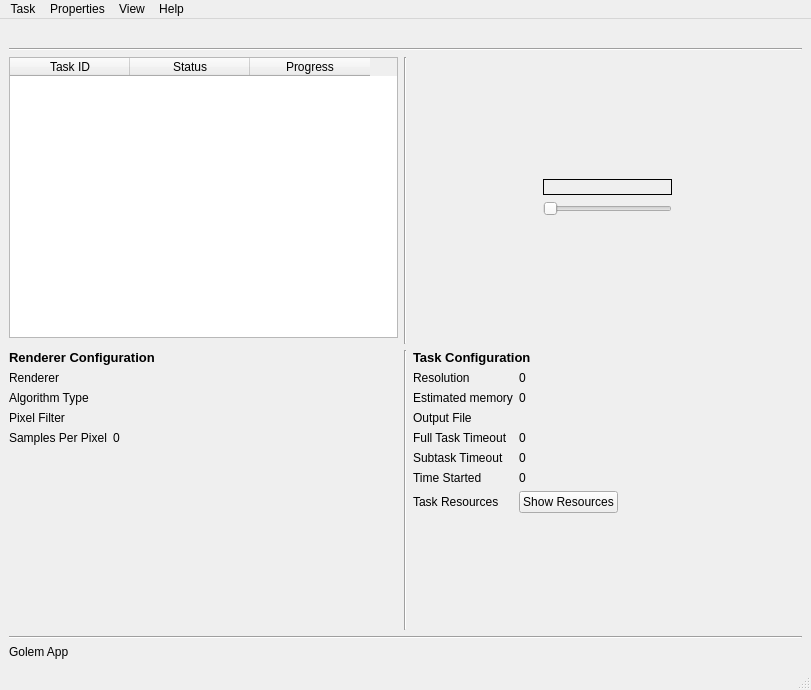
<?xml version="1.0" encoding="UTF-8"?>
<ui version="4.0">
 <class>AdministrationMainWindow</class>
 <widget class="QMainWindow" name="AdministrationMainWindow">
  <property name="geometry">
   <rect>
    <x>0</x>
    <y>0</y>
    <width>811</width>
    <height>690</height>
   </rect>
  </property>
  <property name="maximumSize">
   <size>
    <width>900</width>
    <height>690</height>
   </size>
  </property>
  <property name="windowTitle">
   <string>Golem App</string>
  </property>
  <widget class="QWidget" name="centralwidget">
   <layout class="QVBoxLayout" name="verticalLayout_2">
    <item>
     <widget class="QLabel" name="nodeNameLabel">
      <property name="text">
       <string/>
      </property>
     </widget>
    </item>
    <item>
     <widget class="Line" name="line_4">
      <property name="orientation">
       <enum>Qt::Horizontal</enum>
      </property>
     </widget>
    </item>
    <item>
     <layout class="QGridLayout" name="mainGridLayout">
      <property name="sizeConstraint">
       <enum>QLayout::SetDefaultConstraint</enum>
      </property>
      <item row="0" column="0">
       <widget class="QTableWidget" name="taskTableWidget">
        <property name="sizePolicy">
         <sizepolicy hsizetype="Expanding" vsizetype="Expanding">
          <horstretch>0</horstretch>
          <verstretch>0</verstretch>
         </sizepolicy>
        </property>
        <property name="contextMenuPolicy">
         <enum>Qt::CustomContextMenu</enum>
        </property>
        <property name="layoutDirection">
         <enum>Qt::LeftToRight</enum>
        </property>
        <property name="autoFillBackground">
         <bool>true</bool>
        </property>
        <property name="frameShape">
         <enum>QFrame::StyledPanel</enum>
        </property>
        <property name="editTriggers">
         <set>QAbstractItemView::NoEditTriggers</set>
        </property>
        <property name="alternatingRowColors">
         <bool>false</bool>
        </property>
        <property name="selectionMode">
         <enum>QAbstractItemView::SingleSelection</enum>
        </property>
        <property name="selectionBehavior">
         <enum>QAbstractItemView::SelectRows</enum>
        </property>
        <property name="textElideMode">
         <enum>Qt::ElideRight</enum>
        </property>
        <property name="verticalScrollMode">
         <enum>QAbstractItemView::ScrollPerPixel</enum>
        </property>
        <property name="horizontalScrollMode">
         <enum>QAbstractItemView::ScrollPerPixel</enum>
        </property>
        <property name="gridStyle">
         <enum>Qt::DashLine</enum>
        </property>
        <property name="sortingEnabled">
         <bool>false</bool>
        </property>
        <property name="cornerButtonEnabled">
         <bool>true</bool>
        </property>
        <attribute name="horizontalHeaderVisible">
         <bool>true</bool>
        </attribute>
        <attribute name="horizontalHeaderCascadingSectionResizes">
         <bool>false</bool>
        </attribute>
        <attribute name="horizontalHeaderDefaultSectionSize">
         <number>120</number>
        </attribute>
        <attribute name="horizontalHeaderHighlightSections">
         <bool>false</bool>
        </attribute>
        <attribute name="verticalHeaderVisible">
         <bool>true</bool>
        </attribute>
        <attribute name="verticalHeaderDefaultSectionSize">
         <number>20</number>
        </attribute>
        <attribute name="verticalHeaderHighlightSections">
         <bool>false</bool>
        </attribute>
        <column>
         <property name="text">
          <string>Task ID</string>
         </property>
        </column>
        <column>
         <property name="text">
          <string>Status</string>
         </property>
        </column>
        <column>
         <property name="text">
          <string>Progress</string>
         </property>
        </column>
       </widget>
      </item>
      <item row="2" column="1">
       <widget class="Line" name="line_3">
        <property name="orientation">
         <enum>Qt::Vertical</enum>
        </property>
       </widget>
      </item>
      <item row="0" column="1" rowspan="2">
       <widget class="Line" name="line_2">
        <property name="sizePolicy">
         <sizepolicy hsizetype="Fixed" vsizetype="Minimum">
          <horstretch>0</horstretch>
          <verstretch>0</verstretch>
         </sizepolicy>
        </property>
        <property name="orientation">
         <enum>Qt::Vertical</enum>
        </property>
       </widget>
      </item>
      <item row="2" column="2">
       <layout class="QVBoxLayout" name="taskConfLayout">
        <item>
         <widget class="QLabel" name="label_6">
          <property name="text">
           <string>&lt;html&gt;&lt;head/&gt;&lt;body&gt;&lt;p&gt;&lt;span style=&quot; font-size:10pt; font-weight:600;&quot;&gt;Task Configuration&lt;/span&gt;&lt;/p&gt;&lt;/body&gt;&lt;/html&gt;</string>
          </property>
          <property name="textFormat">
           <enum>Qt::AutoText</enum>
          </property>
         </widget>
        </item>
        <item>
         <layout class="QFormLayout" name="taskConfGridLayout">
          <property name="fieldGrowthPolicy">
           <enum>QFormLayout::AllNonFixedFieldsGrow</enum>
          </property>
          <item row="0" column="0">
           <widget class="QLabel" name="label_7">
            <property name="text">
             <string>Resolution</string>
            </property>
           </widget>
          </item>
          <item row="0" column="1">
           <widget class="QLabel" name="resolution">
            <property name="text">
             <string>0</string>
            </property>
           </widget>
          </item>
          <item row="1" column="0">
           <widget class="QLabel" name="label_4">
            <property name="text">
             <string>Estimated memory</string>
            </property>
           </widget>
          </item>
          <item row="1" column="1">
           <widget class="QLabel" name="estimatedMemoryLabel">
            <property name="text">
             <string>0</string>
            </property>
           </widget>
          </item>
          <item row="2" column="0">
           <widget class="QLabel" name="label_12">
            <property name="text">
             <string>Output File</string>
            </property>
           </widget>
          </item>
          <item row="3" column="0">
           <widget class="QLabel" name="label_32">
            <property name="text">
             <string>Full Task Timeout</string>
            </property>
           </widget>
          </item>
          <item row="3" column="1">
           <widget class="QLabel" name="fullTaskTimeout">
            <property name="text">
             <string>0</string>
            </property>
           </widget>
          </item>
          <item row="4" column="0">
           <widget class="QLabel" name="label_5">
            <property name="text">
             <string>Subtask Timeout</string>
            </property>
           </widget>
          </item>
          <item row="4" column="1">
           <widget class="QLabel" name="subtaskTimeout">
            <property name="text">
             <string>0</string>
            </property>
           </widget>
          </item>
          <item row="5" column="0">
           <widget class="QLabel" name="label_16">
            <property name="text">
             <string>Time Started</string>
            </property>
           </widget>
          </item>
          <item row="5" column="1">
           <widget class="QLabel" name="timeStarted">
            <property name="text">
             <string>0</string>
            </property>
           </widget>
          </item>
          <item row="6" column="1">
           <layout class="QHBoxLayout" name="horizontalLayout_3">
            <item>
             <widget class="QPushButton" name="showResourceButton">
              <property name="text">
               <string>Show Resources</string>
              </property>
             </widget>
            </item>
            <item>
             <spacer name="horizontalSpacer">
              <property name="orientation">
               <enum>Qt::Horizontal</enum>
              </property>
              <property name="sizeHint" stdset="0">
               <size>
                <width>40</width>
                <height>20</height>
               </size>
              </property>
             </spacer>
            </item>
           </layout>
          </item>
          <item row="6" column="0">
           <widget class="QLabel" name="label_14">
            <property name="text">
             <string>Task Resources</string>
            </property>
           </widget>
          </item>
          <item row="7" column="1">
           <widget class="QLabel" name="taskResource">
            <property name="text">
             <string/>
            </property>
           </widget>
          </item>
          <item row="11" column="1">
           <spacer name="verticalSpacer">
            <property name="orientation">
             <enum>Qt::Vertical</enum>
            </property>
            <property name="sizeHint" stdset="0">
             <size>
              <width>20</width>
              <height>40</height>
             </size>
            </property>
           </spacer>
          </item>
          <item row="2" column="1">
           <widget class="ClickableQLabel" name="outputFile">
            <property name="text">
             <string/>
            </property>
           </widget>
          </item>
         </layout>
        </item>
       </layout>
      </item>
      <item row="2" column="0">
       <layout class="QVBoxLayout" name="nodeConfLayout">
        <item>
         <widget class="QLabel" name="label">
          <property name="text">
           <string>&lt;html&gt;&lt;head/&gt;&lt;body&gt;&lt;p&gt;&lt;span style=&quot; font-size:10pt; font-weight:600;&quot;&gt;Renderer Configuration&lt;/span&gt;&lt;/p&gt;&lt;/body&gt;&lt;/html&gt;</string>
          </property>
          <property name="textFormat">
           <enum>Qt::AutoText</enum>
          </property>
         </widget>
        </item>
        <item>
         <layout class="QFormLayout" name="nodeConfGridLayout">
          <property name="fieldGrowthPolicy">
           <enum>QFormLayout::AllNonFixedFieldsGrow</enum>
          </property>
          <item row="1" column="1">
           <widget class="QLabel" name="renderer">
            <property name="text">
             <string/>
            </property>
           </widget>
          </item>
          <item row="1" column="0">
           <widget class="QLabel" name="label_8">
            <property name="text">
             <string>Renderer</string>
            </property>
           </widget>
          </item>
          <item row="2" column="0">
           <widget class="QLabel" name="algorithmTypeLabel">
            <property name="text">
             <string>Algorithm Type</string>
            </property>
           </widget>
          </item>
          <item row="2" column="1">
           <widget class="QLabel" name="algorithmType">
            <property name="text">
             <string/>
            </property>
           </widget>
          </item>
          <item row="3" column="0">
           <widget class="QLabel" name="pixelFilterLabel">
            <property name="text">
             <string>Pixel Filter</string>
            </property>
           </widget>
          </item>
          <item row="3" column="1">
           <widget class="QLabel" name="pixelFilter">
            <property name="text">
             <string/>
            </property>
           </widget>
          </item>
          <item row="4" column="0">
           <widget class="QLabel" name="samplesPerPixelLabel">
            <property name="text">
             <string>Samples Per Pixel</string>
            </property>
           </widget>
          </item>
          <item row="4" column="1">
           <widget class="QLabel" name="samplesPerPixel">
            <property name="text">
             <string>0</string>
            </property>
           </widget>
          </item>
         </layout>
        </item>
        <item>
         <spacer name="verticalSpacer_4">
          <property name="orientation">
           <enum>Qt::Vertical</enum>
          </property>
          <property name="sizeHint" stdset="0">
           <size>
            <width>20</width>
            <height>40</height>
           </size>
          </property>
         </spacer>
        </item>
       </layout>
      </item>
      <item row="0" column="2">
       <layout class="QHBoxLayout" name="horizontalLayout_2">
        <item>
         <spacer name="horizontalSpacer_2">
          <property name="orientation">
           <enum>Qt::Horizontal</enum>
          </property>
          <property name="sizeHint" stdset="0">
           <size>
            <width>40</width>
            <height>20</height>
           </size>
          </property>
         </spacer>
        </item>
        <item>
         <layout class="QVBoxLayout" name="verticalLayout_3">
          <property name="leftMargin">
           <number>0</number>
          </property>
          <item>
           <spacer name="verticalSpacer_3">
            <property name="orientation">
             <enum>Qt::Vertical</enum>
            </property>
            <property name="sizeHint" stdset="0">
             <size>
              <width>20</width>
              <height>40</height>
             </size>
            </property>
           </spacer>
          </item>
          <item>
           <widget class="ClickableQLabel" name="previewLabel">
            <property name="sizePolicy">
             <sizepolicy hsizetype="Fixed" vsizetype="Fixed">
              <horstretch>0</horstretch>
              <verstretch>0</verstretch>
             </sizepolicy>
            </property>
            <property name="maximumSize">
             <size>
              <width>300</width>
              <height>200</height>
             </size>
            </property>
            <property name="layoutDirection">
             <enum>Qt::LeftToRight</enum>
            </property>
            <property name="autoFillBackground">
             <bool>true</bool>
            </property>
            <property name="frameShape">
             <enum>QFrame::Box</enum>
            </property>
            <property name="text">
             <string/>
            </property>
            <property name="scaledContents">
             <bool>true</bool>
            </property>
            <property name="alignment">
             <set>Qt::AlignCenter</set>
            </property>
            <property name="textInteractionFlags">
             <set>Qt::NoTextInteraction</set>
            </property>
           </widget>
          </item>
          <item>
           <widget class="QSlider" name="frameSlider">
            <property name="orientation">
             <enum>Qt::Horizontal</enum>
            </property>
           </widget>
          </item>
          <item>
           <spacer name="verticalSpacer_2">
            <property name="orientation">
             <enum>Qt::Vertical</enum>
            </property>
            <property name="sizeHint" stdset="0">
             <size>
              <width>20</width>
              <height>40</height>
             </size>
            </property>
           </spacer>
          </item>
         </layout>
        </item>
        <item>
         <spacer name="horizontalSpacer_3">
          <property name="orientation">
           <enum>Qt::Horizontal</enum>
          </property>
          <property name="sizeHint" stdset="0">
           <size>
            <width>40</width>
            <height>20</height>
           </size>
          </property>
         </spacer>
        </item>
       </layout>
      </item>
     </layout>
    </item>
    <item>
     <widget class="Line" name="line">
      <property name="orientation">
       <enum>Qt::Horizontal</enum>
      </property>
     </widget>
    </item>
    <item>
     <layout class="QHBoxLayout" name="horizontalLayout">
      <item>
       <widget class="QLabel" name="appVer">
        <property name="baseSize">
         <size>
          <width>8</width>
          <height>0</height>
         </size>
        </property>
        <property name="text">
         <string>Golem App</string>
        </property>
        <property name="textFormat">
         <enum>Qt::AutoText</enum>
        </property>
        <property name="wordWrap">
         <bool>false</bool>
        </property>
       </widget>
      </item>
      <item>
       <widget class="QLabel" name="appName">
        <property name="text">
         <string/>
        </property>
       </widget>
      </item>
      <item>
       <widget class="QLabel" name="errorLabel">
        <property name="text">
         <string/>
        </property>
        <property name="alignment">
         <set>Qt::AlignRight|Qt::AlignTrailing|Qt::AlignVCenter</set>
        </property>
       </widget>
      </item>
     </layout>
    </item>
   </layout>
  </widget>
  <widget class="QMenuBar" name="menubar">
   <property name="geometry">
    <rect>
     <x>0</x>
     <y>0</y>
     <width>811</width>
     <height>21</height>
    </rect>
   </property>
   <property name="defaultUp">
    <bool>false</bool>
   </property>
   <widget class="QMenu" name="menuTask">
    <property name="title">
     <string>Task</string>
    </property>
    <addaction name="actionNew"/>
    <addaction name="actionLoadTask"/>
    <addaction name="separator"/>
    <addaction name="actionSendTestTasks"/>
    <addaction name="actionUpdateOtherGolems"/>
    <addaction name="actionSendInfoTask"/>
   </widget>
   <widget class="QMenu" name="menuProperties">
    <property name="title">
     <string>Properties</string>
    </property>
    <addaction name="actionEdit"/>
    <addaction name="actionEnvironments"/>
    <addaction name="action_identity"/>
   </widget>
   <widget class="QMenu" name="menuView">
    <property name="title">
     <string>View</string>
    </property>
    <addaction name="actionStatus"/>
    <addaction name="actionStartNodesManager"/>
    <addaction name="actionPayments"/>
   </widget>
   <widget class="QMenu" name="menuAbout">
    <property name="title">
     <string>Help</string>
    </property>
    <addaction name="actionAbout"/>
   </widget>
   <addaction name="menuTask"/>
   <addaction name="menuProperties"/>
   <addaction name="menuView"/>
   <addaction name="menuAbout"/>
  </widget>
  <widget class="QStatusBar" name="statusbar"/>
  <action name="actionNew">
   <property name="text">
    <string>New</string>
   </property>
  </action>
  <action name="actionExit">
   <property name="text">
    <string>Exit</string>
   </property>
  </action>
  <action name="actionLoadTask">
   <property name="text">
    <string>Load Task</string>
   </property>
   <property name="toolTip">
    <string>Load task</string>
   </property>
  </action>
  <action name="actionEdit">
   <property name="text">
    <string>Edit</string>
   </property>
  </action>
  <action name="actionStatus">
   <property name="text">
    <string>Status</string>
   </property>
  </action>
  <action name="actionEnvironments">
   <property name="text">
    <string>Environments</string>
   </property>
  </action>
  <action name="actionSendTestTasks">
   <property name="enabled">
    <bool>true</bool>
   </property>
   <property name="text">
    <string>Send Test Tasks</string>
   </property>
  </action>
  <action name="actionAbout">
   <property name="text">
    <string>About</string>
   </property>
  </action>
  <action name="actionUpdateOtherGolems">
   <property name="text">
    <string>Update Other Golems</string>
   </property>
  </action>
  <action name="actionSendInfoTask">
   <property name="text">
    <string>Send Info Task</string>
   </property>
  </action>
  <action name="actionStartNodesManager">
   <property name="text">
    <string>Start Nodes Manager</string>
   </property>
  </action>
  <action name="action_identity">
   <property name="text">
    <string>Identity</string>
   </property>
  </action>
  <action name="actionPayments">
   <property name="text">
    <string>Payments</string>
   </property>
  </action>
 </widget>
 <customwidgets>
  <customwidget>
   <class>ClickableQLabel</class>
   <extends>QLabel</extends>
   <header>clickableqlabel.h</header>
  </customwidget>
 </customwidgets>
 <tabstops>
  <tabstop>taskTableWidget</tabstop>
 </tabstops>
 <resources/>
 <connections/>
</ui>
